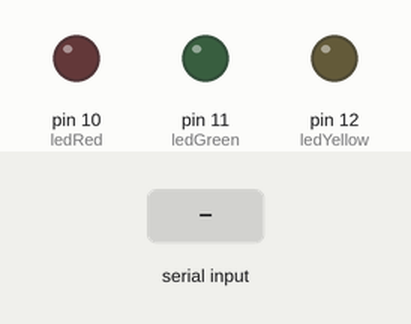
A sketch run on a simulated Arduino Uno, built with avr-gcc and run on an emulated ATmega328P. On the bench: output pins drawn as LEDs (lit = HIGH). The test bench sets the inputs (shaded band).

Above: at 1.2 s.
1.3 s: "0" received over Serial
At 1.7 s:
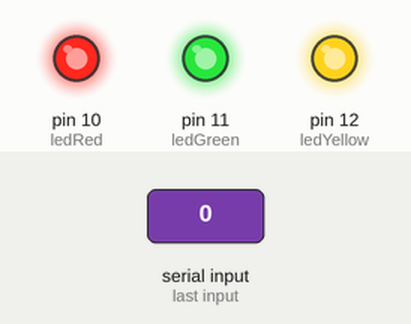
2.8 s: "1" received over Serial
At 4.0 s:
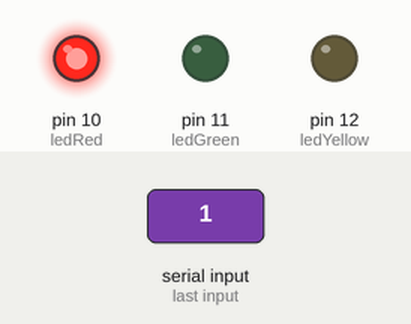
4.3 s: "2" received over Serial
At 5.2 s:
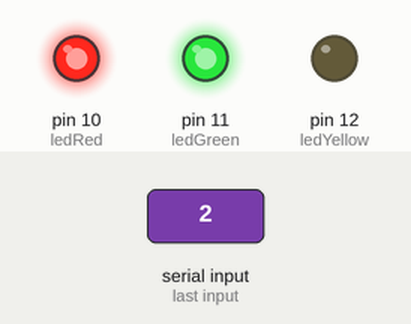
5.8 s: "5" received over Serial
At 6.5 s:
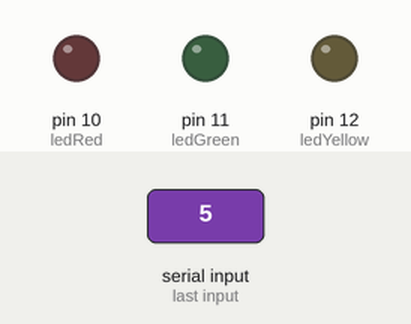
Timing chart, 0 to 8.5 s (numbered marks = the images above; inputs shaded):
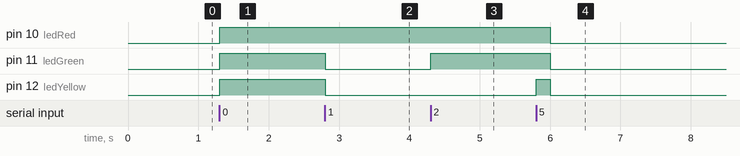

Measured:
- after the input at 1.3 s, pin 10 (ledRed), pin 11 (ledGreen), pin 12 (ledYellow): LOW → HIGH at once
- after the input at 2.8 s, pin 11 (ledGreen), pin 12 (ledYellow): HIGH → LOW at once
- after the input at 4.3 s, pin 11 (ledGreen): LOW → HIGH at once
- after the input at 5.8 s, pin 10 (ledRed), pin 11 (ledGreen): HIGH → LOW after 0.20 s; pin 12 (ledYellow): LOW → HIGH at once, → LOW 0.20 s later

The sketch:

Comunicacion_Serial_Arduino_Python.ino
```cpp
int ledRed = 10;      // LED rojo conectado al pin 10
int ledGreen = 11;    // LED verde conectado al pin 11
int ledYellow = 12;   // LED amarillo conectado al pin 12

void setup() {
  // Inicializar los pines de los LEDs como salidas
  pinMode(ledRed, OUTPUT);
  pinMode(ledGreen, OUTPUT);
  pinMode(ledYellow, OUTPUT);

  // Iniciar la comunicación serial
  Serial.begin(9600);
}

void loop() {
  if (Serial.available() > 0) {
    int data = Serial.read(); // Leer el dato recibido desde Python

    // Apagar todos los LEDs antes de cambiar los estados
    digitalWrite(ledRed, LOW);
    digitalWrite(ledGreen, LOW);
    digitalWrite(ledYellow, LOW);

    // Determinar qué LEDs encender basado en el dato recibido
    switch (data) {
      case '0':
        // Encender todos los LEDs si es 0
        digitalWrite(ledRed, HIGH);
        digitalWrite(ledGreen, HIGH);
        digitalWrite(ledYellow, HIGH);
        break;
      case '1':
        // Encender solo el LED rojo si es 1
        digitalWrite(ledRed, HIGH);
        break;
      case '2':
        // Encender el LED rojo y verde si es 2
        digitalWrite(ledRed, HIGH);
        digitalWrite(ledGreen, HIGH);
        break;
      case '5':
        // Hacer parpadear todos los LEDs si es 3
        digitalWrite(ledRed, HIGH);
        digitalWrite(ledGreen, HIGH);
        digitalWrite(ledYellow, HIGH);
        delay(200); // Encendido durante 200 milisegundos
        digitalWrite(ledRed, LOW);
        digitalWrite(ledGreen, LOW);
        digitalWrite(ledYellow, LOW);
        delay(200); // Apagado durante 200 milisegundos
        break;
    }
  }
}
```
